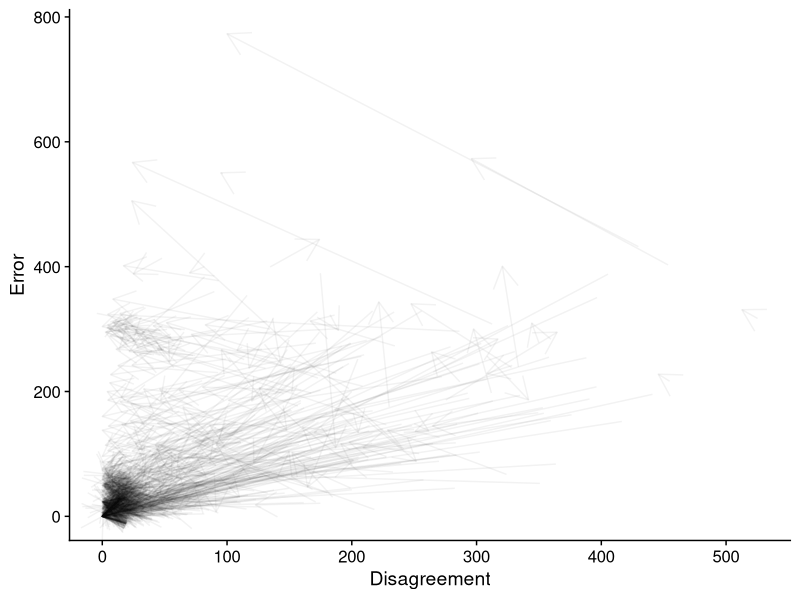
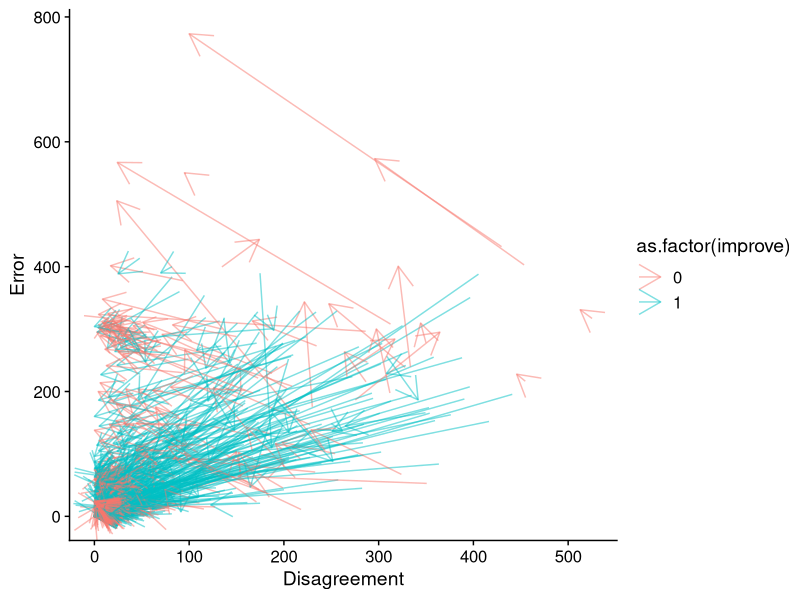
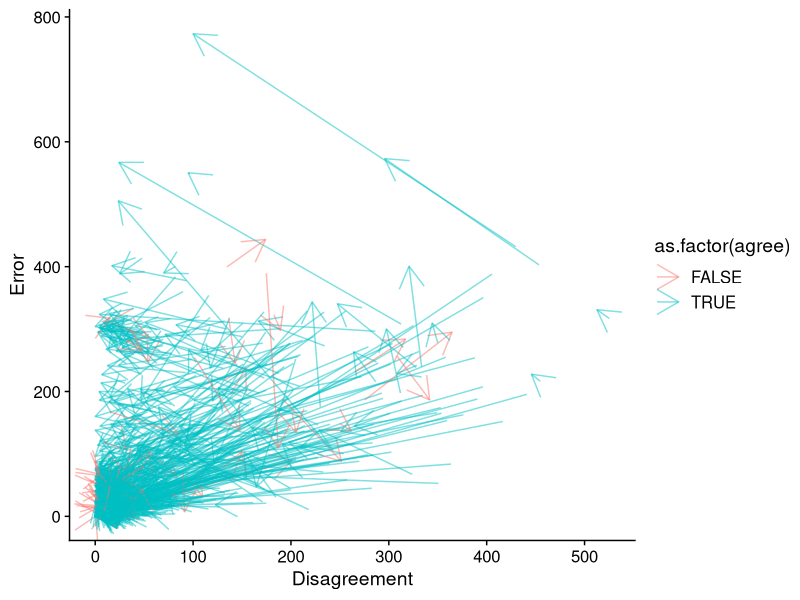
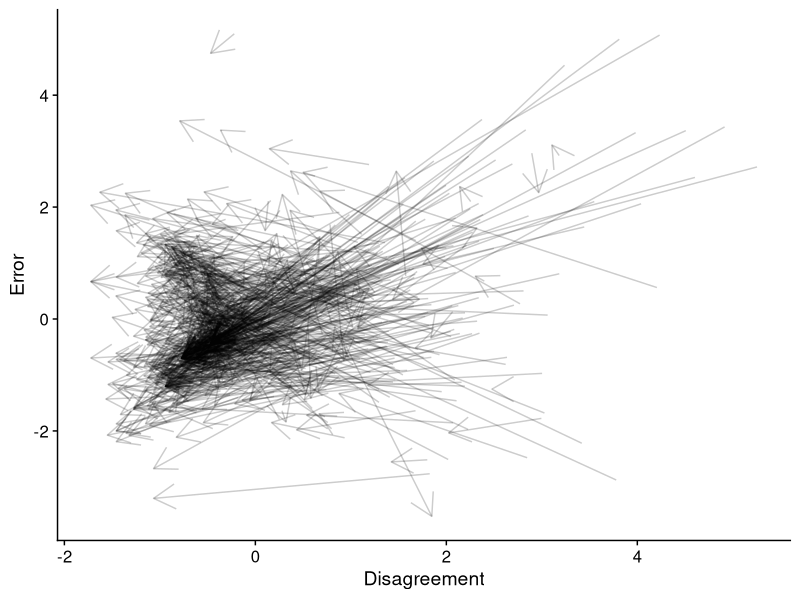
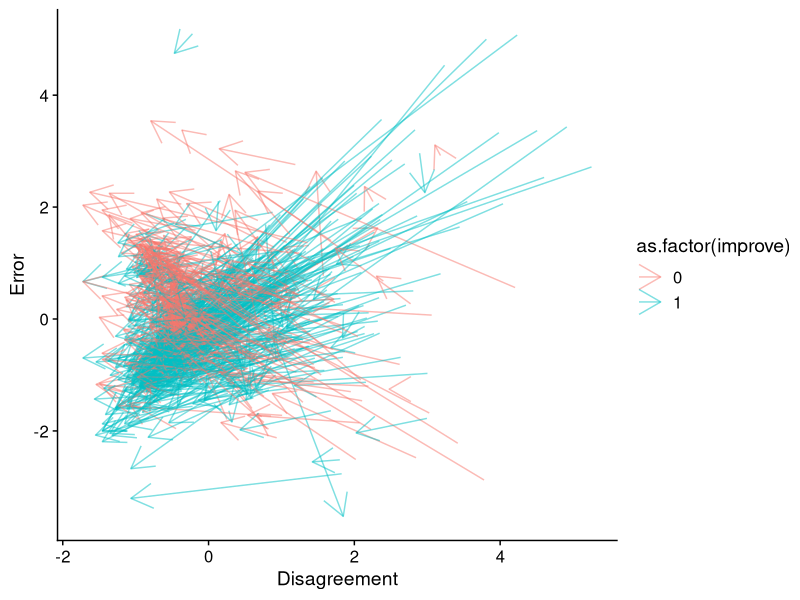
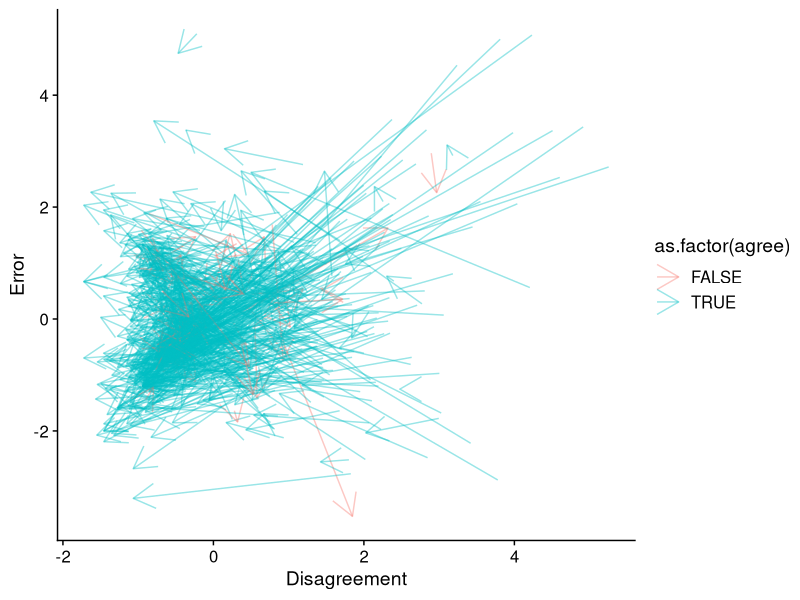

Write the R code that produced these figures, in order.
## ----set up, include = F-------------------------------------------------------------------------------------------------------------------------------
library("tidyverse")
library("cowplot")

## ----data input, include = F---------------------------------------------------------------------------------------------------------------------------
group_data <- read_csv("data1.csv")

## ----visualise without normalise, include = F----------------------------------------------------------------------------------------------------------
group_data <- mutate(group_data, agree = sd2 < sd1) # create a new variable to indicate whether group agreement formed

arrow_graph <- ggplot() +
  geom_segment(aes(x = sd1, y = aee1, xend = sd2, yend = aee2), data = group_data, arrow = arrow(), alpha = 0.05) + 
  theme_cowplot() + xlab('Disagreement') + ylab('Error')
arrow_graph # original

arrow_graph_accuracy <- ggplot() +
  geom_segment(aes(x = sd1, y = aee1, xend = sd2, yend = aee2, colour = as.factor(improve)), data = group_data, arrow = arrow(), alpha = 0.5) + 
  theme_cowplot() + xlab('Disagreement') + ylab('Error')
arrow_graph_accuracy # original broken down with whether group performance were improved

arrow_graph_agree <- ggplot() +
  geom_segment(aes(x = sd1, y = aee1, xend = sd2, yend = aee2, colour = as.factor(agree)), data = group_data, arrow = arrow(), alpha = 0.5) + 
  theme_cowplot() + xlab('Disagreement') + ylab('Error')
arrow_graph_agree # original broken down with whether group agreement were formed

## ----normalised, include = F---------------------------------------------------------------------------------------------------------------------------
group_data_n <- group_data %>% 
  pivot_longer(cols = 8:9,   names_to ="acc_time", values_to = "acc_val") %>% 
  pivot_longer(cols = 12:13, names_to ="agr_time", values_to = "agr_val") %>% 
  group_by(qcode) %>% 
  mutate(acc_val = scale(acc_val), agr_val = scale(agr_val)) %>% 
  pivot_wider(names_from = "acc_time", values_from = "acc_val") %>% 
  pivot_wider(names_from = "agr_time", values_from = "agr_val")

## ----visualise with normalised, include = F------------------------------------------------------------------------------------------------------------
arrow_graph_n <- ggplot() +
  geom_segment(aes(x = sd1, y = aee1, xend = sd2, yend = aee2), data = group_data_n, arrow = arrow(), alpha = 0.2) + 
  theme_cowplot() + xlab('Disagreement') + ylab('Error')
arrow_graph_n # normalised 

arrow_graph_accuracy_n <- ggplot() +
  geom_segment(aes(x = sd1, y = aee1, xend = sd2, yend = aee2, colour = as.factor(improve)), data = group_data_n, arrow = arrow(), alpha = 0.5) + 
  theme_cowplot() + xlab('Disagreement') + ylab('Error')
arrow_graph_accuracy_n # normalised broken down with whether group performance were improved

arrow_graph_agree_n <- ggplot() +
  geom_segment(aes(x = sd1, y = aee1, xend = sd2, yend = aee2, colour = as.factor(agree)), data = group_data_n, arrow = arrow(), alpha = 0.4) + 
  theme_cowplot() + xlab('Disagreement') + ylab('Error')
arrow_graph_agree_n # normalised broken down with whether group agreement were formed

## ----save images, include = F--------------------------------------------------------------------------------------------------------------------------
I_Mer <- plot_grid(arrow_graph, arrow_graph_accuracy, arrow_graph_agree, arrow_graph_n, arrow_graph_accuracy_n, arrow_graph_agree_n, labels = "AUTO")
save_plot('figure_11Oct.png',I_Mer, ncol = 3, base_height = 5, base_asp = 1)

